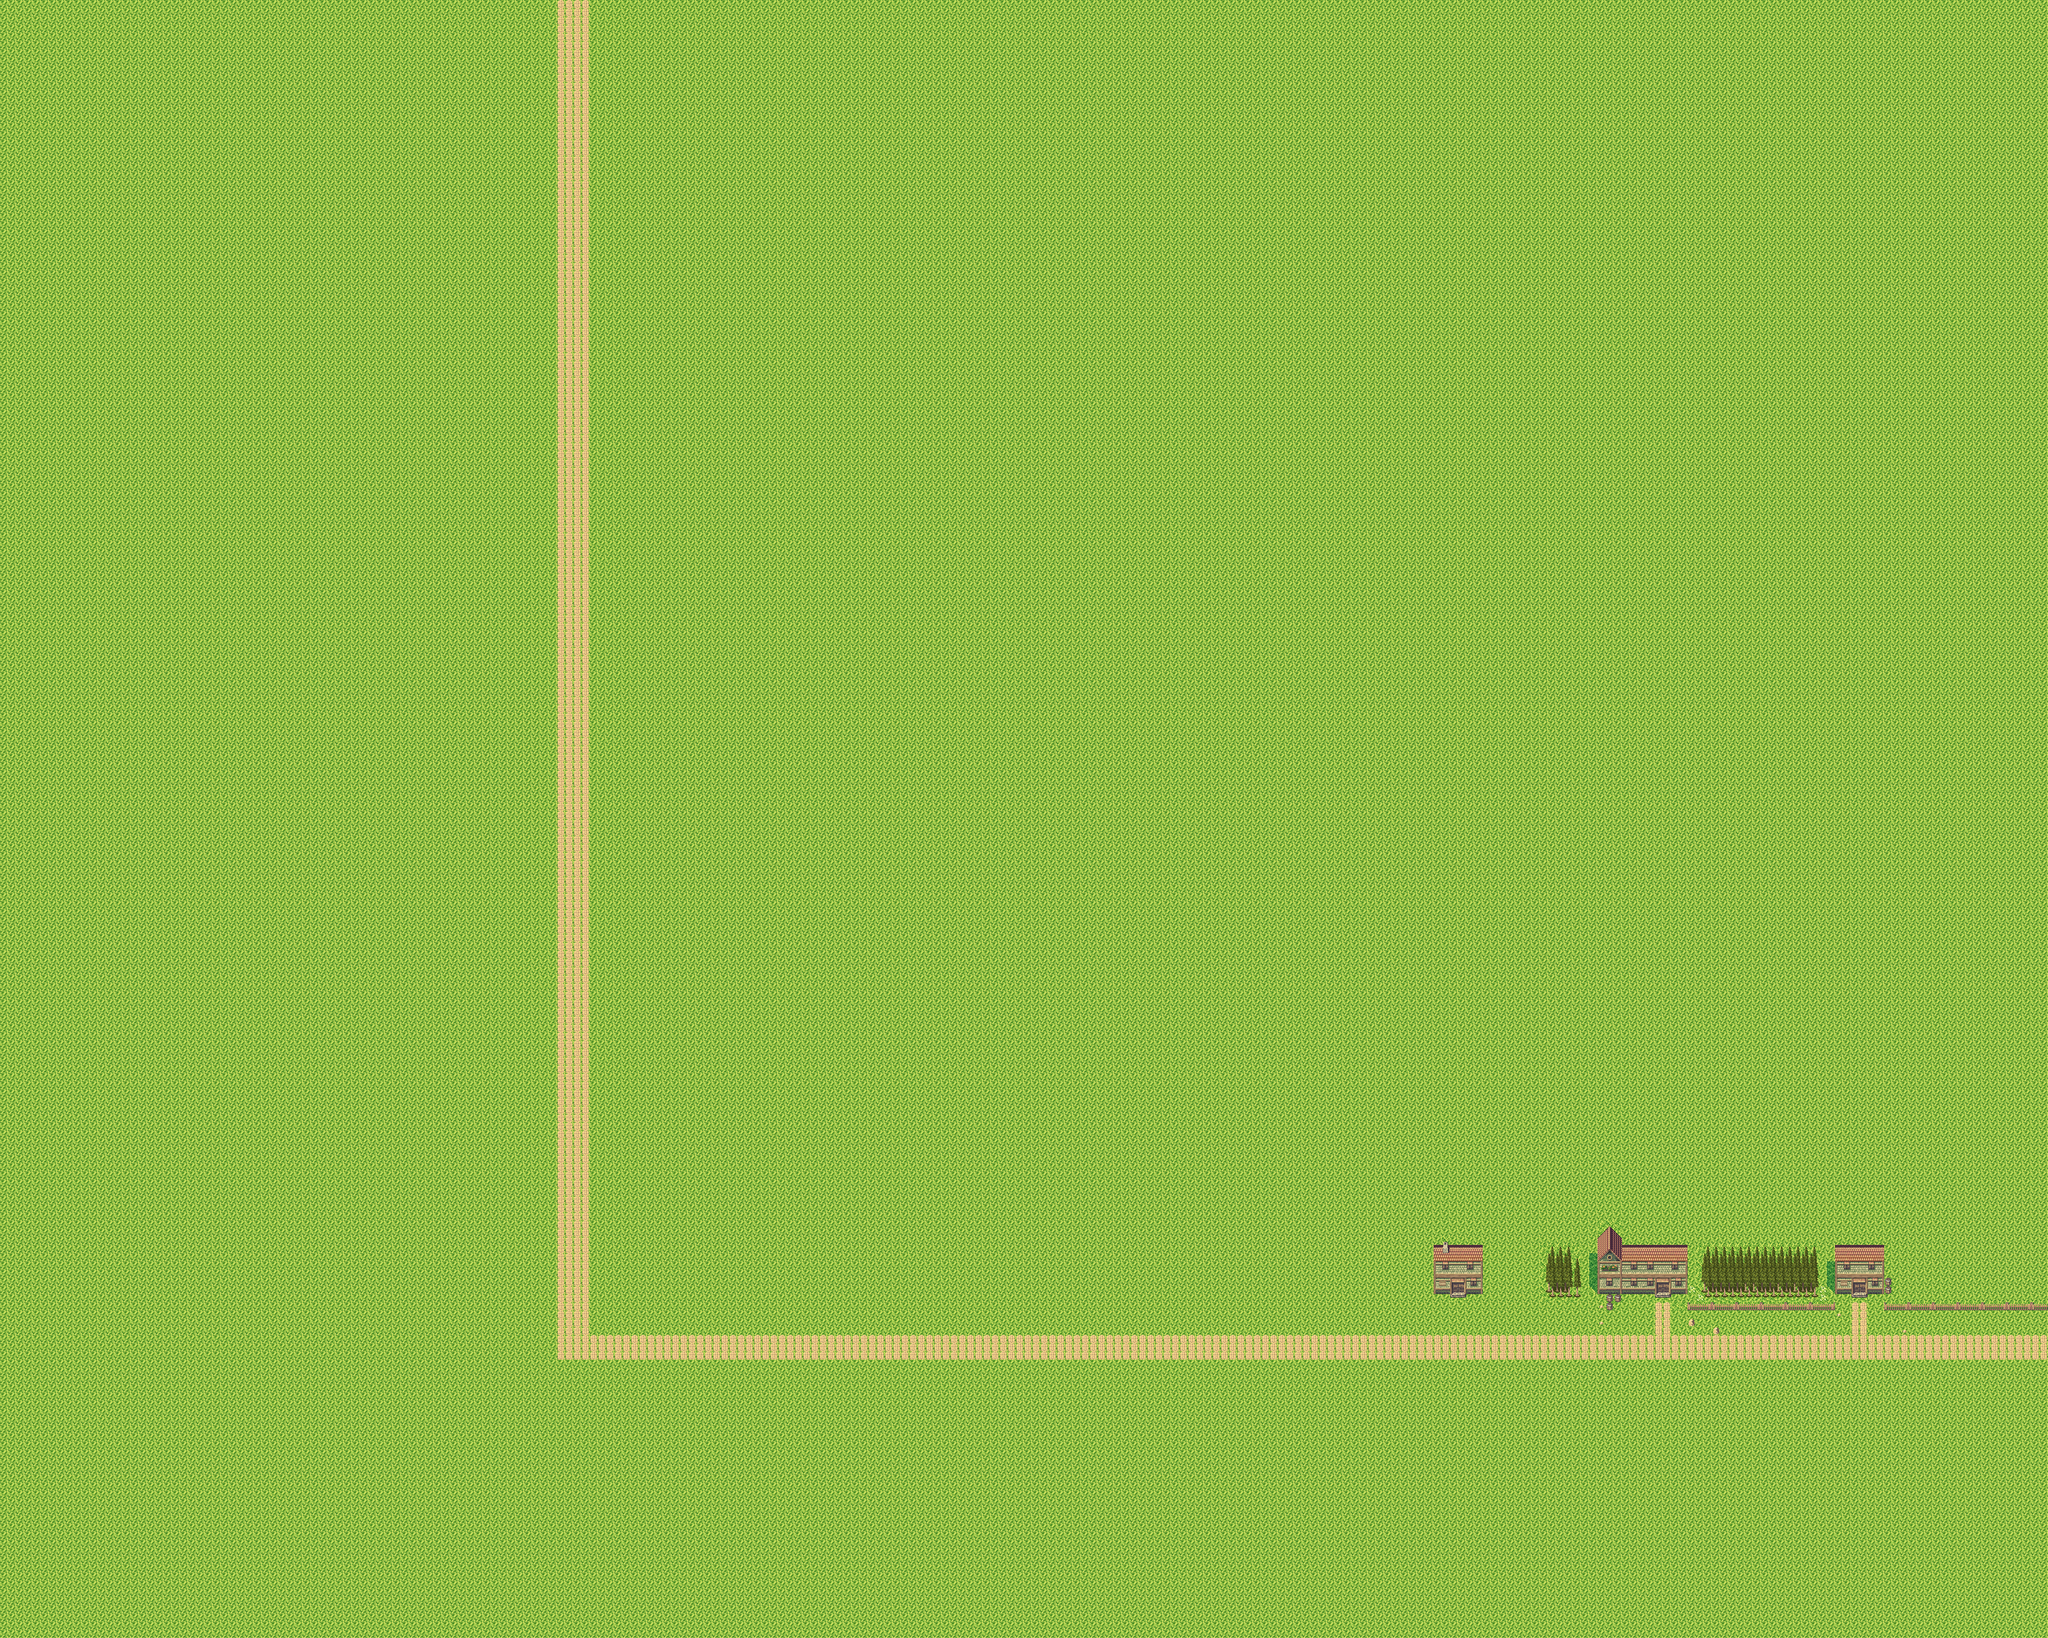

Rendered tile map (Tiled .tmx) drawn with the repository's tilesets; below, a short description and the map source with its tile grids summarised:
An orthogonal 250x200 tile map with 16x16 px tiles, 3 tile layers (Grass, Background, Foregound) and 10 objects.

<map version="1.4" tiledversion="1.4.3" orientation="orthogonal" renderorder="right-down" width="250" height="200" tilewidth="16" tileheight="16" infinite="0" nextlayerid="8" nextobjectid="33">
 <tileset firstgid="1" source="tiles-map.tsx" />
 <layer id="3" name="Grass" width="250" height="200">
  <data>[50000 cells, 50000 non-empty, 1 distinct tile ids]</data>
 </layer>
 <layer id="1" name="Background" width="250" height="200">
  <data>[50000 cells, 1559 non-empty, 116 distinct tile ids]</data>
 </layer>
 <layer id="2" name="Foregound" width="250" height="200">
  <data>[50000 cells, 12 non-empty, 11 distinct tile ids]</data>
 </layer>
 <objectgroup id="6" name="ForegroundObjects" />
 <objectgroup id="5" name="Collision" offsetx="0" offsety="-0.754176">
  <object id="15" x="3324.56" y="2437.71" width="226.375" height="96.3411" />
  <object id="16" x="3677.9" y="2543.89" width="321.23" height="15.1592" />
  <object id="17" x="3293.87" y="2545.33" width="289.468" height="14.4373" />
  <object id="22" x="3136" y="2528" width="32" height="16" />
  <object id="23" x="3136" y="2544" width="16" height="16" />
  <object id="26" x="3296" y="2576" width="16" height="16" />
  <object id="27" x="3344" y="2592" width="16" height="16" />
  <object id="30" x="3020" y="2436.75" width="68" height="99.2458" />
  <object id="31" x="3584" y="2464" width="96" height="40.7542" />
  <object id="32" x="3120" y="2464" width="176" height="40" />
 </objectgroup>
</map>
